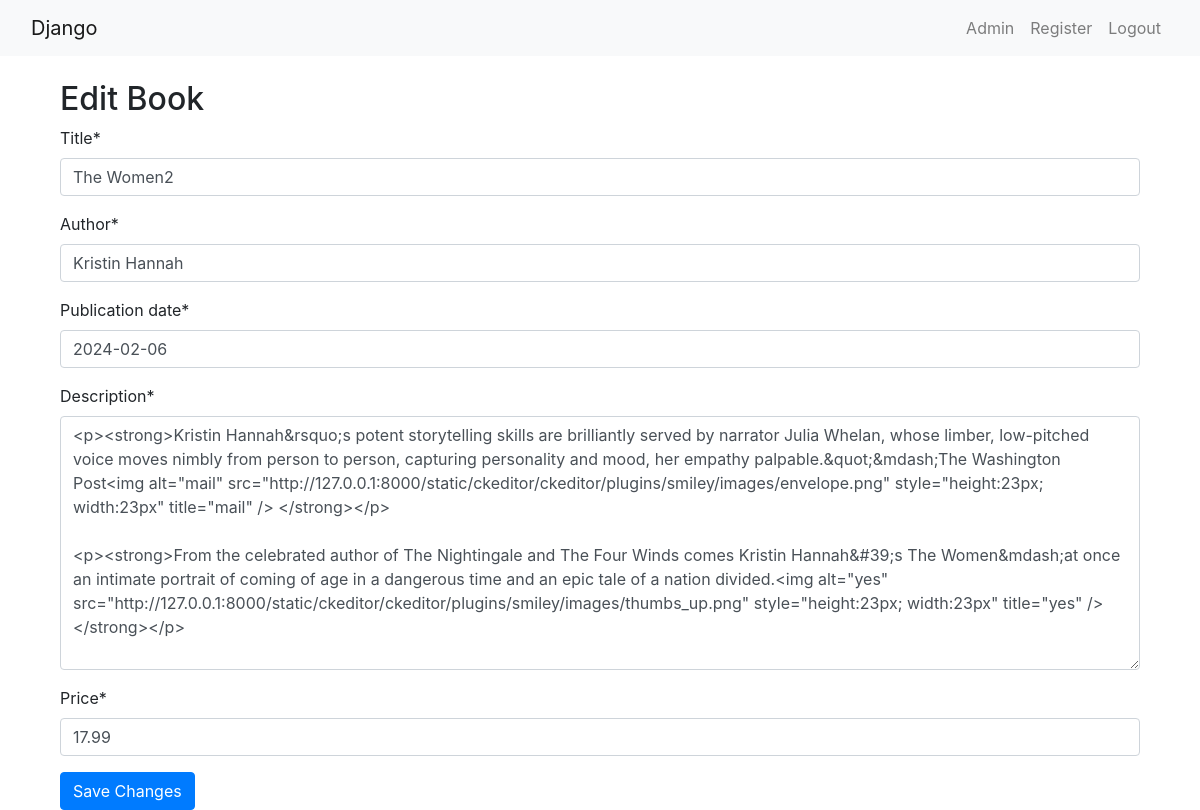
The app's page /basic_app/edit_book/2/ (signed in) with its own data.
### basic_app/models.py (models this page shows, shortened)
class Book(models.Model):
    title = models.CharField(max_length=100)
    author = models.CharField(max_length=100)
    description = RichTextField()
    price = models.DecimalField(max_digits=6, decimal_places=2)
    publication_date = models.DateField()

### basic_app/views.py (the view)
# urls.py: path('edit_book/<int:book_id>/', views.edit_book, name='edit_book'),
@login_required
def edit_book(request, book_id):
    book = get_object_or_404(Book, id=book_id)
    if request.method == 'POST':
        form = BookForm(request.POST, instance=book)
        if form.is_valid():
            form.save()
            return redirect(reverse('index'))  # Redirect to the index page
    else:
        form = BookForm(instance=book)
    return render(request, 'basic_app/edit_book.html', {'form': form, 'book': book})

### basic_app/forms.py
class BookForm(forms.ModelForm):
    class Meta:
        model = Book
        fields = ('title', 'author', 'publication_date', 'description', 'price')

### templates/basic_app/edit_book.html (shortened to what this page needs)
{% extends 'basic_app/base.html' %}
{% load crispy_forms_tags %}
{% block body_block %}
<div class="container mt-4">
    <h2>Edit Book</h2>
    <form method="post" enctype="multipart/form-data">
        {{ form|crispy }}
        <button type="submit" class="btn btn-primary">Save Changes</button>
    </form>
</div>
{% endblock %}

### records on screen
Book: title "The Women2", author "Kristin Hannah", publication_date "2024-02-06", description "<p><strong>Kristin Hannah&rsquo;s potent storytelling skills are brilliantly served by narrator Julia Whelan, whose limber, low-pitched voice moves nimbly from person to person, capturing personality and mood, her empathy palpable.&quot;&mdash;The Washington Post<img alt=\"mail\" src=\"http://127.0.0.1:8000/static/ckeditor/ckeditor/plugins/smiley/images/envelope.png\" style=\"height:23px; width:23px\" title=\"mail\" /> </strong></p> <p><strong>From the celebrated author of The Nightingale and The Four Winds comes Kristin Hannah&#39;s The Women&mdash;at once an intimate portrait of coming of age in a dangerous time and an epic tale of a nation divided.<img alt=\"yes\"…", price "17.99"
